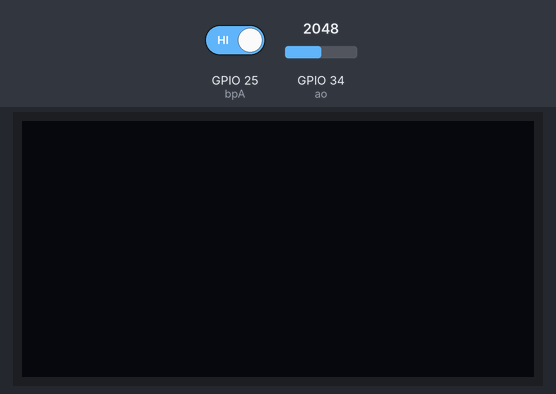
A program run on a simulated ESP32 board running MicroPython. Parts: 128×64 one-colour display. The test bench sets the inputs (shaded band); at power-on: GPIO 25 (bpA) HIGH, GPIO 34 (ao) = 2048 (analog values on the 0–4095 scale). Library files of the repository ran but are not shown: sh1106.py; what the program prints to the serial console is not drawn.

Above: at 1.2 s.
1.3 s: GPIO 25 (bpA) driven LOW
At 1.53 s:
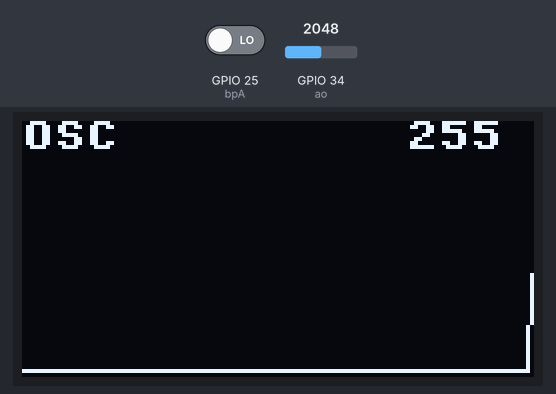
3.8 s: GPIO 34 (ao) set to 2866
At 4.06 s:
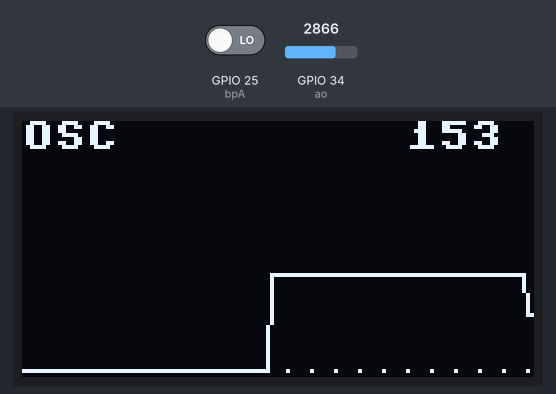
5.4 s: GPIO 34 (ao) set to 3603
At 5.64 s:
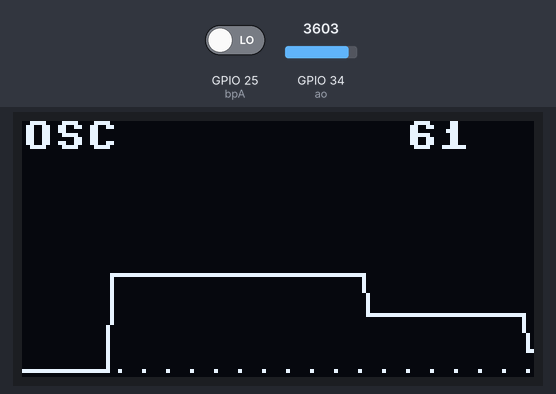
6.9 s: GPIO 25 (bpA) driven HIGH
At 8.1 s:
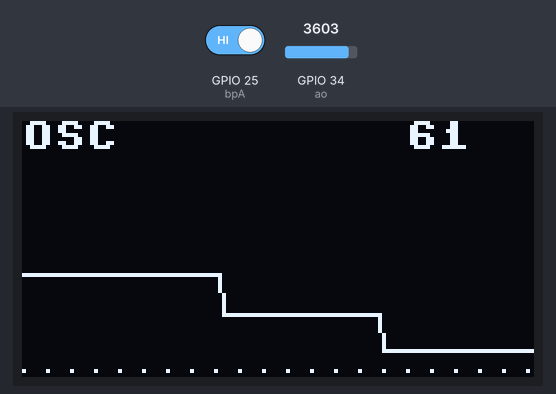
8.4 s: GPIO 25 (bpA) driven LOW
At 8.61 s:
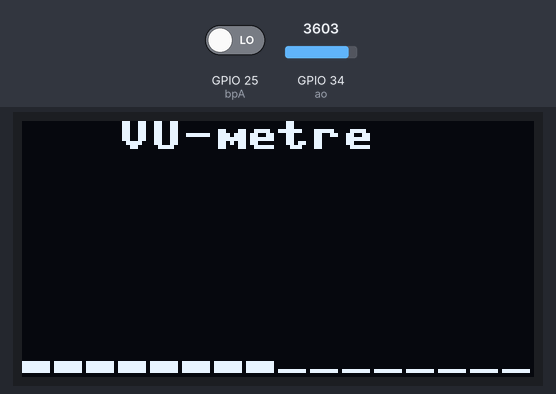
10.8 s: GPIO 34 (ao) set to 4095
At 11.6 s:
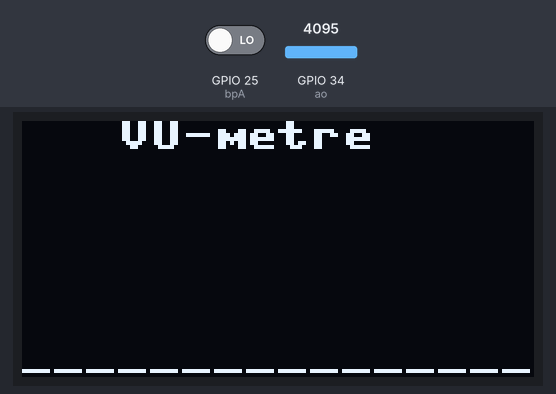
Timing chart, 0 to 13.4 s (numbered marks = the images above; inputs shaded):
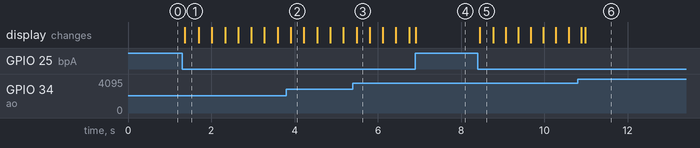

The program:

oled_son.py
```python
# oled_son.py — OLED 1.3" + capteur de son
# -----------------------------------------------------------------------
# Pins : SCL→22  SDA→21  AO son→34  bpA→25 (changer mode)
#
# Mode 1 : VU-mètre    — 16 barres verticales réactives avec pic tombant
# Mode 2 : Oscilloscope — courbe défilante de l'enveloppe sonore
# -----------------------------------------------------------------------

from machine import I2C, Pin, ADC
from sh1106 import SH1106_I2C
from time import sleep_ms

i2c     = I2C(scl=Pin(22), sda=Pin(21), freq=400000)
display = SH1106_I2C(128, 64, i2c)

ao = ADC(Pin(34))
ao.atten(ADC.ATTN_11DB)
ao.width(ADC.WIDTH_9BIT)   # 0–511 — silence ≈ 511

bpA = Pin(25, Pin.IN)

def lire_amplitude():
    """100 lectures rapides → amplitude crête (0=silence  511=fort)"""
    mini = 511
    for _ in range(100):
        v = ao.read()
        if v < mini:
            mini = v
    return 511 - mini


# =============================================================================
# MODE 1 — VU-mètre  (16 barres, pics tombants)
# =============================================================================

def vu_metre():
    N     = 16
    MAX_H = 50
    BASE  = 63

    # Chaque barre a un lissage légèrement différent :
    # barres gauche = réponse rapide, droite = tient plus longtemps
    coeffs  = [0.45 - i * 0.015 for i in range(N)]   # 0.45 → 0.23
    lissage = [0.0] * N
    peaks   = [0]   * N

    while not bpA.value():
        amp = lire_amplitude()   # 0–511

        display.fill(0)
        display.text("VU-metre", 24, 0, 1)

        for i in range(N):
            target     = amp / 511.0 * MAX_H
            lissage[i] += (target - lissage[i]) * coeffs[i]
            h = max(1, int(lissage[i]))
            x = i * 8

            display.fill_rect(x, BASE - h, 7, h, 1)

            # Pic tombant doucement
            if h + 1 > peaks[i]:
                peaks[i] = h + 1
            else:
                peaks[i] = max(0, peaks[i] - 1)
            if peaks[i] > 2:
                display.fill_rect(x, BASE - peaks[i], 7, 2, 1)

        display.show()

    while bpA.value():
        sleep_ms(10)


# =============================================================================
# MODE 2 — Oscilloscope défilant (historique 128 points)
# =============================================================================

def oscilloscope():
    buf = bytearray(128)   # chaque octet = amplitude 0–50
    ptr = 0

    while not bpA.value():
        amp      = lire_amplitude()
        buf[ptr] = amp * 50 // 511
        ptr      = (ptr + 1) % 128

        display.fill(0)
        display.text("OSC", 0, 0, 1)
        display.text(str(amp), 96, 0, 1)

        # Ligne de base pointillée
        for x in range(0, 128, 6):
            display.pixel(x, 62, 1)

        # Courbe défilante
        for x in range(127):
            y1 = 62 - int(buf[(ptr + x)     % 128])
            y2 = 62 - int(buf[(ptr + x + 1) % 128])
            display.line(x, y1, x + 1, y2, 1)

        display.show()

    while bpA.value():
        sleep_ms(10)


# =============================================================================
# BOUCLE PRINCIPALE
# =============================================================================

modes = [vu_metre, oscilloscope]
noms  = ["VU-metre", "Oscilloscope"]
idx   = 0

print("=== OLED + Capteur de son ===")
print("bpA Pin 25 — changer de mode")

while True:
    print(f"-> {noms[idx]}")
    modes[idx]()
    idx = (idx + 1) % len(modes)
```

Measured:
- after the input at 1.3 s, the display: changes after 0.06 s (image 1)
- after the input at 8.4 s, the display: changes after 0.05 s (image 5)
- after the input at 10.8 s, the display: first changes after 0.08 s (image 6 shows a later state)
